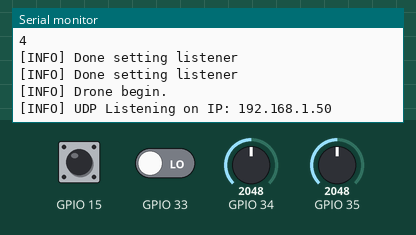
The program below on a simulated ESP32. On the bench: the last lines printed to the serial monitor. Inputs (shaded band) come from the test bench; at power-on: GPIO 15 HIGH, GPIO 33 LOW, GPIO 34 = 2048, GPIO 35 = 2048.

Above: at 7.7 s.
7.8 s: GPIO 15 pulled LOW for 0.15 s
At 9.0 s:
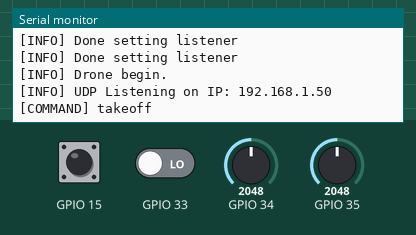
9.4 s: GPIO 15 pulled LOW for 1 s
At 10.3 s:
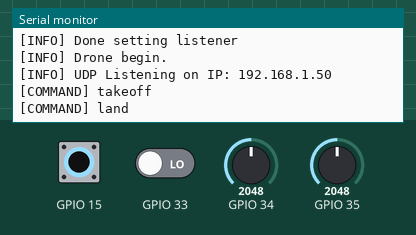
Timing chart, 0 to 12.4 s (numbered marks = the images above; inputs shaded):
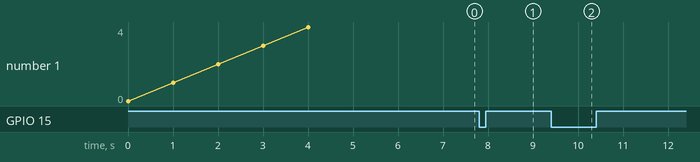

The program:

main.cpp
```cpp
#include <Arduino.h>
#include <string.h>
#include <Drone.h>
#include <Joystick.h>
#include <FlipButton.h>

String ssid = "TELLO-FE3296";
String password = "";

Drone drone(ssid, password);
Joystick joystick(15, 34, 35); // pins: btn, x, y
FlipButton flipButton(33);

void setup()
{
  Serial.begin(9600);

  drone.joystick = &joystick;
  drone.flipButton = &flipButton;

  for (size_t i = 0; i < 5; i++)
  {
    Serial.println(i);
    delay(1000);
  }

  flipButton.addButtonListener(&drone);
  joystick.addButtonListener(&drone);

  drone.setIp ("192.168.10.1");
  drone.connect();
}

void loop()
{
  joystick.loop();
  flipButton.loop();
  drone.loop();;
}
```

Measured:
- after the input at 7.8 s, the serial monitor: prints a new line at once (image 1)
- after the input at 9.4 s, the serial monitor: prints a new line at once (image 2)
